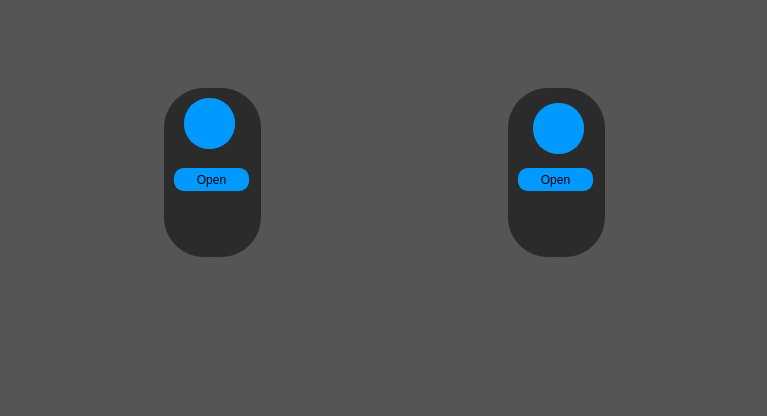
<?xml version="1.0" encoding="UTF-8"?>
<ui version="4.0">
 <class>MainWindow</class>
 <widget class="QMainWindow" name="MainWindow">
  <property name="geometry">
   <rect>
    <x>0</x>
    <y>0</y>
    <width>767</width>
    <height>416</height>
   </rect>
  </property>
  <property name="windowTitle">
   <string>MainWindow</string>
  </property>
  <property name="styleSheet">
   <string notr="true">background-color: rgb(85, 85, 85);</string>
  </property>
  <widget class="QWidget" name="centralwidget">
   <widget class="QFrame" name="LeftFrame">
    <property name="geometry">
     <rect>
      <x>164</x>
      <y>88</y>
      <width>97</width>
      <height>169</height>
     </rect>
    </property>
    <property name="styleSheet">
     <string notr="true">background-color: rgb(43, 43, 43);
border-style: solid;
border-color: rgb(43, 43, 43);
border-width: 2px;
border-radius: 40px;</string>
    </property>
    <property name="frameShape">
     <enum>QFrame::StyledPanel</enum>
    </property>
    <property name="frameShadow">
     <enum>QFrame::Raised</enum>
    </property>
    <widget class="QFrame" name="frame_2">
     <property name="geometry">
      <rect>
       <x>20</x>
       <y>10</y>
       <width>51</width>
       <height>51</height>
      </rect>
     </property>
     <property name="styleSheet">
      <string notr="true">background-color: rgb(0, 153, 255);
border-style: solid;
border-color: rgb(0, 153, 255);
border-width: 2px;
border-radius: 25px;
</string>
     </property>
     <property name="frameShape">
      <enum>QFrame::StyledPanel</enum>
     </property>
     <property name="frameShadow">
      <enum>QFrame::Raised</enum>
     </property>
     <widget class="QGraphicsView" name="CompterGraphics">
      <property name="geometry">
       <rect>
        <x>8</x>
        <y>8</y>
        <width>33</width>
        <height>31</height>
       </rect>
      </property>
      <property name="styleSheet">
       <string notr="true">background-image: url(:/icon/Image/Icons/icons8-google-code-30.png);
image: url(:/icon/Image/Icons/icons8-settings-30.png);
background-color: rgb(0, 153, 255);
border-style: solid;
border-color: rgb(0, 153, 255);
border-width: 2px;
border-radius: 40px;</string>
      </property>
     </widget>
    </widget>
    <widget class="QPushButton" name="OpenMain">
     <property name="geometry">
      <rect>
       <x>10</x>
       <y>80</y>
       <width>75</width>
       <height>23</height>
      </rect>
     </property>
     <property name="styleSheet">
      <string notr="true">background-color: rgb(0, 153, 255);
border-style: solid;
border-color: rgb(0, 153, 255);
border-width: 2px;
border-radius: 10px;</string>
     </property>
     <property name="text">
      <string>Open</string>
     </property>
    </widget>
   </widget>
   <widget class="QFrame" name="RightFram">
    <property name="geometry">
     <rect>
      <x>508</x>
      <y>88</y>
      <width>97</width>
      <height>169</height>
     </rect>
    </property>
    <property name="styleSheet">
     <string notr="true">background-color: rgb(43, 43, 43);
border-style: solid;
border-color: rgb(43, 43, 43);
border-width: 2px;
border-radius: 40px;</string>
    </property>
    <property name="frameShape">
     <enum>QFrame::StyledPanel</enum>
    </property>
    <property name="frameShadow">
     <enum>QFrame::Raised</enum>
    </property>
    <widget class="QFrame" name="frame_4">
     <property name="geometry">
      <rect>
       <x>25</x>
       <y>15</y>
       <width>51</width>
       <height>51</height>
      </rect>
     </property>
     <property name="styleSheet">
      <string notr="true">background-color: rgb(0, 153, 255);
border-style: solid;
border-color: rgb(0, 153, 255);
border-width: 2px;
border-radius: 25px;
</string>
     </property>
     <property name="frameShape">
      <enum>QFrame::StyledPanel</enum>
     </property>
     <property name="frameShadow">
      <enum>QFrame::Raised</enum>
     </property>
     <widget class="QGraphicsView" name="SettingsGraphic">
      <property name="geometry">
       <rect>
        <x>8</x>
        <y>8</y>
        <width>33</width>
        <height>31</height>
       </rect>
      </property>
      <property name="styleSheet">
       <string notr="true">background-image: url(:/icon/Image/Icons/icons8-settings-30.png);
background-color: rgb(0, 153, 255);
border-style: solid;
border-color: rgb(0, 153, 255);
border-width: 2px;
border-radius: 40px;</string>
      </property>
     </widget>
    </widget>
    <widget class="QPushButton" name="OpenMain_2">
     <property name="geometry">
      <rect>
       <x>10</x>
       <y>80</y>
       <width>75</width>
       <height>23</height>
      </rect>
     </property>
     <property name="styleSheet">
      <string notr="true">background-color: rgb(0, 153, 255);
border-style: solid;
border-color: rgb(0, 153, 255);
border-width: 2px;
border-radius: 10px;</string>
     </property>
     <property name="text">
      <string>Open</string>
     </property>
    </widget>
   </widget>
   <widget class="QGraphicsView" name="Wave">
    <property name="geometry">
     <rect>
      <x>-152</x>
      <y>128</y>
      <width>957</width>
      <height>317</height>
     </rect>
    </property>
    <property name="styleSheet">
     <string notr="true">background-image: url(:/wave/Image/Wave/wave_2.png);
border-style: solid;
border-color: rgb(43, 43, 43);
</string>
    </property>
   </widget>
   <zorder>Wave</zorder>
   <zorder>LeftFrame</zorder>
   <zorder>RightFram</zorder>
  </widget>
  <widget class="QMenuBar" name="menubar">
   <property name="geometry">
    <rect>
     <x>0</x>
     <y>0</y>
     <width>767</width>
     <height>22</height>
    </rect>
   </property>
  </widget>
 </widget>
 <resources>
  <include location="wave.qrc"/>
 </resources>
 <connections/>
</ui>
